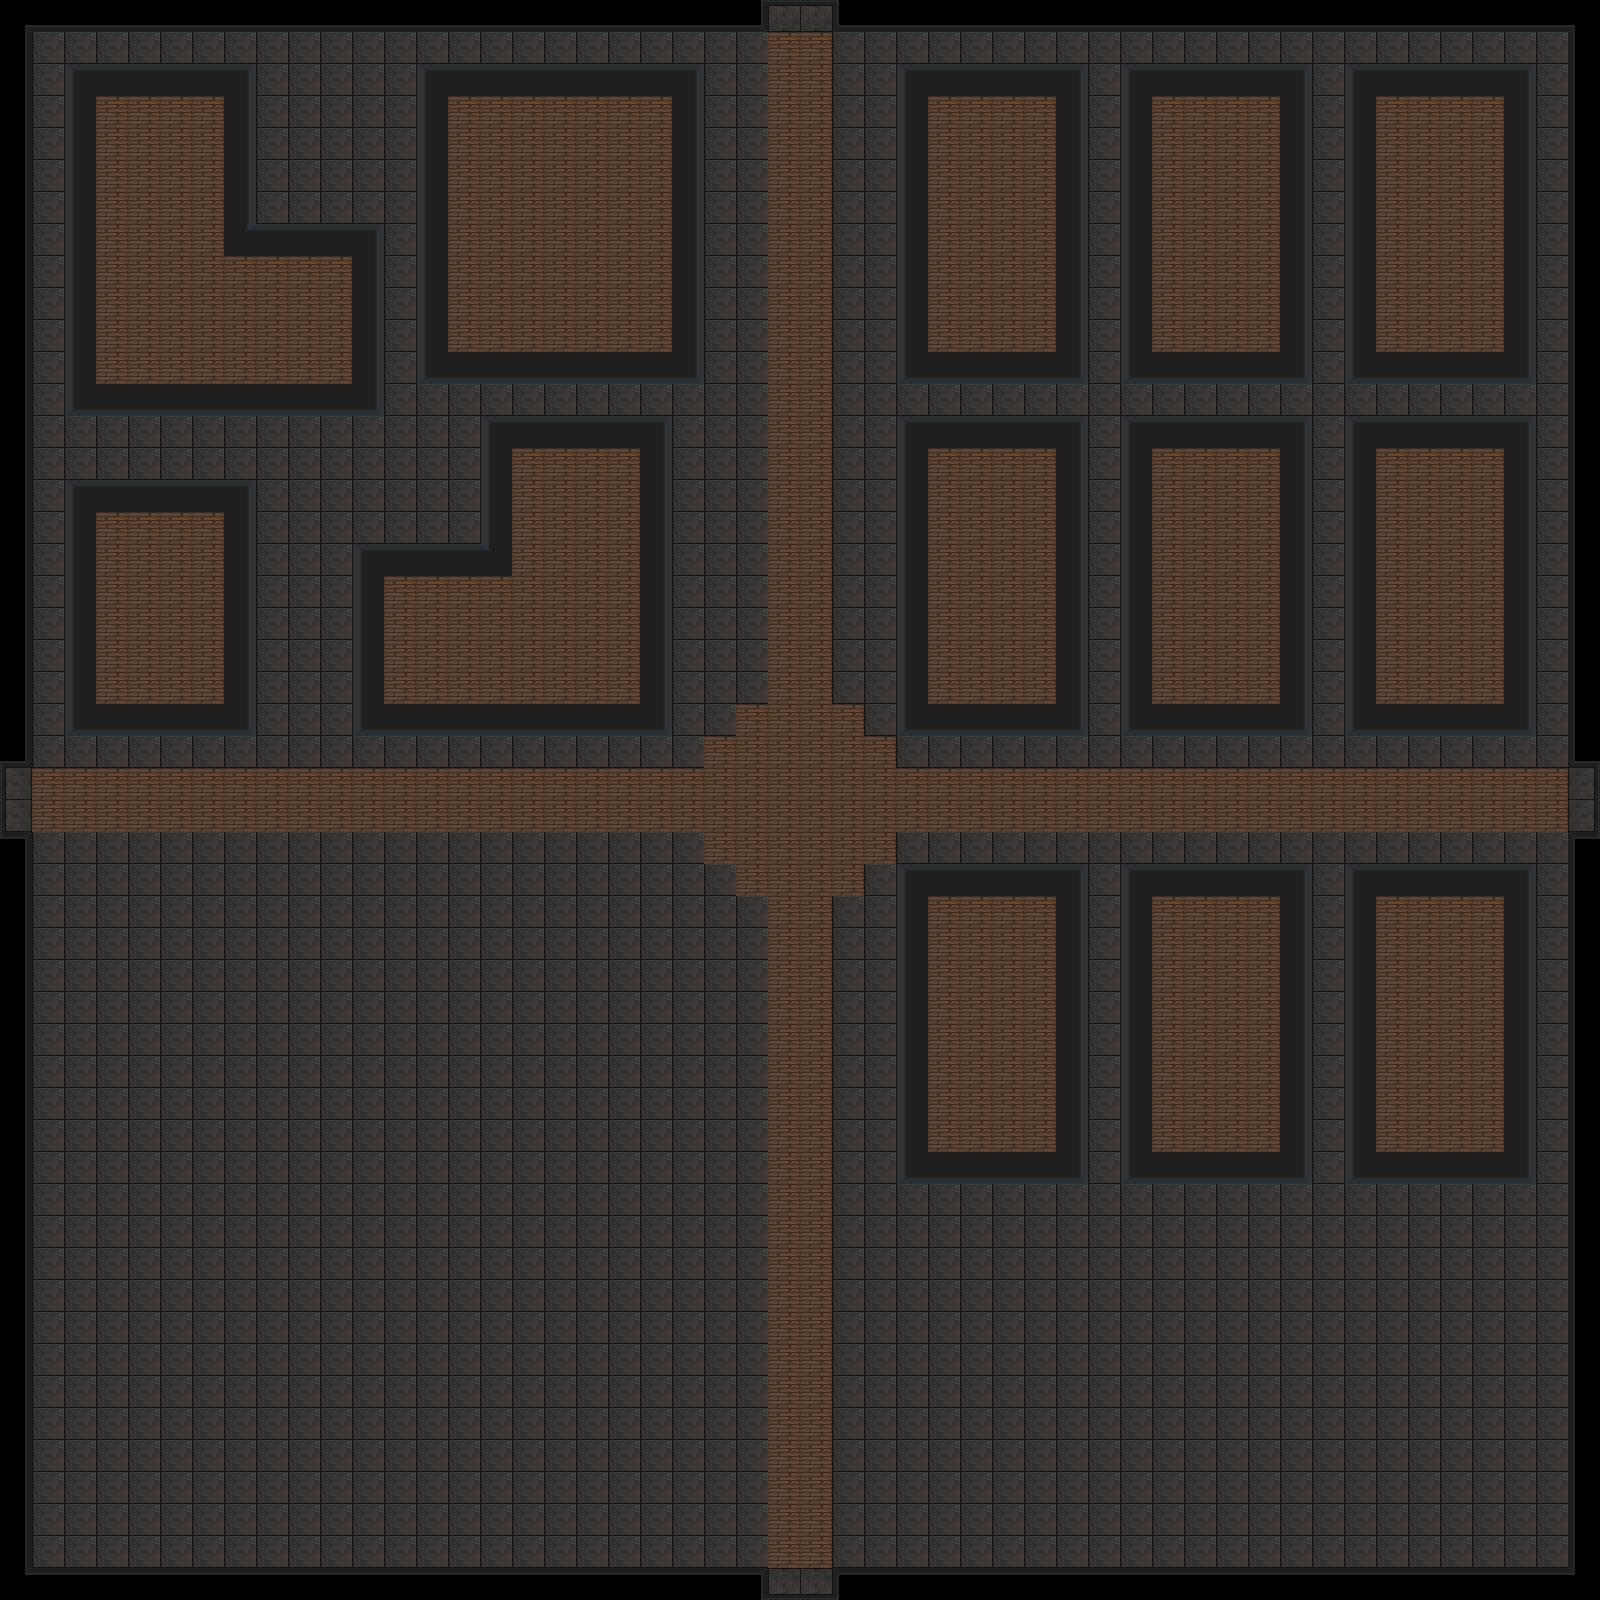

A level layout from a 2D game, rendered from its tile map. Below: a short description, then the map file with its tile-grid data intact:
An orthogonal 50x50 tile map with 32x32 px tiles, 1 tile layer (Walls), 2 tilesets.

<map version="1.10" tiledversion="1.11.2" orientation="orthogonal" renderorder="right-down" width="50" height="50" tilewidth="32" tileheight="32" infinite="0" nextlayerid="3" nextobjectid="1">
 <tileset firstgid="1" source="floor_1_16.tsx" />
 <tileset firstgid="43" source="bed_blue_32x64.tsx" />
 <layer id="1" name="Walls" width="50" height="50">
  <data encoding="csv">
5,6,6,6,6,6,6,6,6,6,6,6,6,6,6,6,6,6,6,6,6,6,6,24,25,25,26,6,6,6,6,6,6,6,6,6,6,6,6,6,6,6,6,6,6,6,6,6,6,7,
12,1,1,1,1,1,1,1,1,1,1,1,1,1,1,1,1,1,1,1,1,1,1,1,10,10,1,1,1,1,1,1,1,1,1,1,1,1,1,1,1,1,1,1,1,1,1,1,1,14,
12,1,2,3,3,3,3,4,1,1,1,1,1,2,3,3,3,3,3,3,3,4,1,1,10,10,1,1,2,3,3,3,3,4,1,2,3,3,3,3,4,1,2,3,3,3,3,4,1,14,
12,1,9,10,10,10,10,11,1,1,1,1,1,9,10,10,10,10,10,10,10,11,1,1,10,10,1,1,9,10,10,10,10,11,1,9,10,10,10,10,11,1,9,10,10,10,10,11,1,14,
12,1,9,10,10,10,10,11,1,1,1,1,1,9,10,10,10,10,10,10,10,11,1,1,10,10,1,1,9,10,10,10,10,11,1,9,10,10,10,10,11,1,9,10,10,10,10,11,1,14,
12,1,9,10,10,10,10,11,1,1,1,1,1,9,10,10,10,10,10,10,10,11,1,1,10,10,1,1,9,10,10,10,10,11,1,9,10,10,10,10,11,1,9,10,10,10,10,11,1,14,
12,1,9,10,10,10,10,11,1,1,1,1,1,9,10,10,10,10,10,10,10,11,1,1,10,10,1,1,9,10,10,10,10,11,1,9,10,10,10,10,11,1,9,10,10,10,10,11,1,14,
12,1,9,10,10,10,10,29,3,3,3,4,1,9,10,10,10,10,10,10,10,11,1,1,10,10,1,1,9,10,10,10,10,11,1,9,10,10,10,10,11,1,9,10,10,10,10,11,1,14,
12,1,9,10,10,10,10,10,10,10,10,11,1,9,10,10,10,10,10,10,10,11,1,1,10,10,1,1,9,10,10,10,10,11,1,9,10,10,10,10,11,1,9,10,10,10,10,11,1,14,
12,1,9,10,10,10,10,10,10,10,10,11,1,9,10,10,10,10,10,10,10,11,1,1,10,10,1,1,9,10,10,10,10,11,1,9,10,10,10,10,11,1,9,10,10,10,10,11,1,14,
12,1,9,10,10,10,10,10,10,10,10,11,1,9,10,10,10,10,10,10,10,11,1,1,10,10,1,1,9,10,10,10,10,11,1,9,10,10,10,10,11,1,9,10,10,10,10,11,1,14,
12,1,9,10,10,10,10,10,10,10,10,11,1,16,17,17,17,17,17,17,17,18,1,1,10,10,1,1,16,17,17,17,17,18,1,16,17,17,17,17,18,1,16,17,17,17,17,18,1,14,
12,1,16,17,17,17,17,17,17,17,17,18,1,1,1,1,1,1,1,1,1,1,1,1,10,10,1,1,1,1,1,1,1,1,1,1,1,1,1,1,1,1,1,1,1,1,1,1,1,14,
12,1,1,1,1,1,1,1,1,1,1,1,1,1,1,2,3,3,3,3,4,1,1,1,10,10,1,1,2,3,3,3,3,4,1,2,3,3,3,3,4,1,2,3,3,3,3,4,1,14,
12,1,1,1,1,1,1,1,1,1,1,1,1,1,1,9,10,10,10,10,11,1,1,1,10,10,1,1,9,10,10,10,10,11,1,9,10,10,10,10,11,1,9,10,10,10,10,11,1,14,
12,1,2,3,3,3,3,4,1,1,1,1,1,1,1,9,10,10,10,10,11,1,1,1,10,10,1,1,9,10,10,10,10,11,1,9,10,10,10,10,11,1,9,10,10,10,10,11,1,14,
12,1,9,10,10,10,10,11,1,1,1,1,1,1,1,9,10,10,10,10,11,1,1,1,10,10,1,1,9,10,10,10,10,11,1,9,10,10,10,10,11,1,9,10,10,10,10,11,1,14,
12,1,9,10,10,10,10,11,1,1,1,2,3,3,3,36,10,10,10,10,11,1,1,1,10,10,1,1,9,10,10,10,10,11,1,9,10,10,10,10,11,1,9,10,10,10,10,11,1,14,
12,1,9,10,10,10,10,11,1,1,1,9,10,10,10,10,10,10,10,10,11,1,1,1,10,10,1,1,9,10,10,10,10,11,1,9,10,10,10,10,11,1,9,10,10,10,10,11,1,14,
12,1,9,10,10,10,10,11,1,1,1,9,10,10,10,10,10,10,10,10,11,1,1,1,10,10,1,1,9,10,10,10,10,11,1,9,10,10,10,10,11,1,9,10,10,10,10,11,1,14,
12,1,9,10,10,10,10,11,1,1,1,9,10,10,10,10,10,10,10,10,11,1,1,1,10,10,1,1,9,10,10,10,10,11,1,9,10,10,10,10,11,1,9,10,10,10,10,11,1,14,
12,1,9,10,10,10,10,11,1,1,1,9,10,10,10,10,10,10,10,10,11,1,1,1,10,10,1,1,9,10,10,10,10,11,1,9,10,10,10,10,11,1,9,10,10,10,10,11,1,14,
12,1,16,17,17,17,17,18,1,1,1,16,17,17,17,17,17,17,17,17,18,1,1,10,10,10,10,1,16,17,17,17,17,18,1,16,17,17,17,17,18,1,16,17,17,17,17,18,1,14,
23,1,1,1,1,1,1,1,1,1,1,1,1,1,1,1,1,1,1,1,1,1,10,10,10,10,10,10,1,1,1,1,1,1,1,1,1,1,1,1,1,1,1,1,1,1,1,1,1,27,
30,10,10,10,10,10,10,10,10,10,10,10,10,10,10,10,10,10,10,10,10,10,10,10,10,10,10,10,10,10,10,10,10,10,10,10,10,10,10,10,10,10,10,10,10,10,10,10,10,34,
30,10,10,10,10,10,10,10,10,10,10,10,10,10,10,10,10,10,10,10,10,10,10,10,10,10,10,10,10,10,10,10,10,10,10,10,10,10,10,10,10,10,10,10,10,10,10,10,10,34,
37,1,1,1,1,1,1,1,1,1,1,1,1,1,1,1,1,1,1,1,1,1,10,10,10,10,10,10,1,1,1,1,1,1,1,1,1,1,1,1,1,1,1,1,1,1,1,1,1,41,
12,1,1,1,1,1,1,1,1,1,1,1,1,1,1,1,1,1,1,1,1,1,1,10,10,10,10,1,2,3,3,3,3,4,1,2,3,3,3,3,4,1,2,3,3,3,3,4,1,14,
12,1,1,1,1,1,1,1,1,1,1,1,1,1,1,1,1,1,1,1,1,1,1,1,10,10,1,1,9,10,10,10,10,11,1,9,10,10,10,10,11,1,9,10,10,10,10,11,1,14,
12,1,1,1,1,1,1,1,1,1,1,1,1,1,1,1,1,1,1,1,1,1,1,1,10,10,1,1,9,10,10,10,10,11,1,9,10,10,10,10,11,1,9,10,10,10,10,11,1,14,
12,1,1,1,1,1,1,1,1,1,1,1,1,1,1,1,1,1,1,1,1,1,1,1,10,10,1,1,9,10,10,10,10,11,1,9,10,10,10,10,11,1,9,10,10,10,10,11,1,14,
12,1,1,1,1,1,1,1,1,1,1,1,1,1,1,1,1,1,1,1,1,1,1,1,10,10,1,1,9,10,10,10,10,11,1,9,10,10,10,10,11,1,9,10,10,10,10,11,1,14,
12,1,1,1,1,1,1,1,1,1,1,1,1,1,1,1,1,1,1,1,1,1,1,1,10,10,1,1,9,10,10,10,10,11,1,9,10,10,10,10,11,1,9,10,10,10,10,11,1,14,
12,1,1,1,1,1,1,1,1,1,1,1,1,1,1,1,1,1,1,1,1,1,1,1,10,10,1,1,9,10,10,10,10,11,1,9,10,10,10,10,11,1,9,10,10,10,10,11,1,14,
12,1,1,1,1,1,1,1,1,1,1,1,1,1,1,1,1,1,1,1,1,1,1,1,10,10,1,1,9,10,10,10,10,11,1,9,10,10,10,10,11,1,9,10,10,10,10,11,1,14,
12,1,1,1,1,1,1,1,1,1,1,1,1,1,1,1,1,1,1,1,1,1,1,1,10,10,1,1,9,10,10,10,10,11,1,9,10,10,10,10,11,1,9,10,10,10,10,11,1,14,
12,1,1,1,1,1,1,1,1,1,1,1,1,1,1,1,1,1,1,1,1,1,1,1,10,10,1,1,16,17,17,17,17,18,1,16,17,17,17,17,18,1,16,17,17,17,17,18,1,14,
12,1,1,1,1,1,1,1,1,1,1,1,1,1,1,1,1,1,1,1,1,1,1,1,10,10,1,1,1,1,1,1,1,1,1,1,1,1,1,1,1,1,1,1,1,1,1,1,1,14,
12,1,1,1,1,1,1,1,1,1,1,1,1,1,1,1,1,1,1,1,1,1,1,1,10,10,1,1,1,1,1,1,1,1,1,1,1,1,1,1,1,1,1,1,1,1,1,1,1,14,
12,1,1,1,1,1,1,1,1,1,1,1,1,1,1,1,1,1,1,1,1,1,1,1,10,10,1,1,1,1,1,1,1,1,1,1,1,1,1,1,1,1,1,1,1,1,1,1,1,14,
12,1,1,1,1,1,1,1,1,1,1,1,1,1,1,1,1,1,1,1,1,1,1,1,10,10,1,1,1,1,1,1,1,1,1,1,1,1,1,1,1,1,1,1,1,1,1,1,1,14,
12,1,1,1,1,1,1,1,1,1,1,1,1,1,1,1,1,1,1,1,1,1,1,1,10,10,1,1,1,1,1,1,1,1,1,1,1,1,1,1,1,1,1,1,1,1,1,1,1,14,
12,1,1,1,1,1,1,1,1,1,1,1,1,1,1,1,1,1,1,1,1,1,1,1,10,10,1,1,1,1,1,1,1,1,1,1,1,1,1,1,1,1,1,1,1,1,1,1,1,14,
12,1,1,1,1,1,1,1,1,1,1,1,1,1,1,1,1,1,1,1,1,1,1,1,10,10,1,1,1,1,1,1,1,1,1,1,1,1,1,1,1,1,1,1,1,1,1,1,1,14,
12,1,1,1,1,1,1,1,1,1,1,1,1,1,1,1,1,1,1,1,1,1,1,1,10,10,1,1,1,1,1,1,1,1,1,1,1,1,1,1,1,1,1,1,1,1,1,1,1,14,
12,1,1,1,1,1,1,1,1,1,1,1,1,1,1,1,1,1,1,1,1,1,1,1,10,10,1,1,1,1,1,1,1,1,1,1,1,1,1,1,1,1,1,1,1,1,1,1,1,14,
12,1,1,1,1,1,1,1,1,1,1,1,1,1,1,1,1,1,1,1,1,1,1,1,10,10,1,1,1,1,1,1,1,1,1,1,1,1,1,1,1,1,1,1,1,1,1,1,1,14,
12,1,1,1,1,1,1,1,1,1,1,1,1,1,1,1,1,1,1,1,1,1,1,1,10,10,1,1,1,1,1,1,1,1,1,1,1,1,1,1,1,1,1,1,1,1,1,1,1,14,
12,1,1,1,1,1,1,1,1,1,1,1,1,1,1,1,1,1,1,1,1,1,1,1,10,10,1,1,1,1,1,1,1,1,1,1,1,1,1,1,1,1,1,1,1,1,1,1,1,14,
19,20,20,20,20,20,20,20,20,20,20,20,20,20,20,20,20,20,20,20,20,20,20,38,39,39,40,20,20,20,20,20,20,20,20,20,20,20,20,20,20,20,20,20,20,20,20,20,20,21
</data>
 </layer>
</map>
